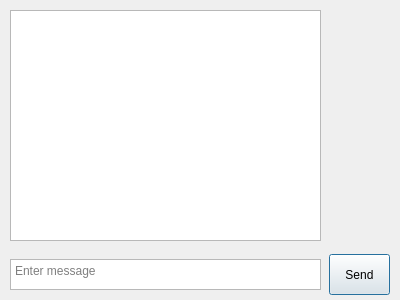
<?xml version="1.0" encoding="UTF-8"?>
<ui version="4.0">
 <class>Dialog</class>
 <widget class="QDialog" name="Dialog">
  <property name="geometry">
   <rect>
    <x>0</x>
    <y>0</y>
    <width>400</width>
    <height>300</height>
   </rect>
  </property>
  <property name="minimumSize">
   <size>
    <width>400</width>
    <height>300</height>
   </size>
  </property>
  <property name="maximumSize">
   <size>
    <width>400</width>
    <height>300</height>
   </size>
  </property>
  <property name="windowTitle">
   <string>Dialog</string>
  </property>
  <widget class="QPushButton" name="pushButton">
   <property name="geometry">
    <rect>
     <x>329</x>
     <y>254</y>
     <width>61</width>
     <height>41</height>
    </rect>
   </property>
   <property name="text">
    <string>Send</string>
   </property>
  </widget>
  <widget class="QTextEdit" name="logBox">
   <property name="geometry">
    <rect>
     <x>10</x>
     <y>10</y>
     <width>311</width>
     <height>231</height>
    </rect>
   </property>
   <property name="readOnly">
    <bool>true</bool>
   </property>
  </widget>
  <widget class="QTextEdit" name="msgBox">
   <property name="geometry">
    <rect>
     <x>10</x>
     <y>259</y>
     <width>311</width>
     <height>31</height>
    </rect>
   </property>
   <property name="verticalScrollBarPolicy">
    <enum>Qt::ScrollBarAlwaysOff</enum>
   </property>
   <property name="horizontalScrollBarPolicy">
    <enum>Qt::ScrollBarAlwaysOff</enum>
   </property>
   <property name="placeholderText">
    <string>Enter message</string>
   </property>
  </widget>
 </widget>
 <resources/>
 <connections/>
</ui>
